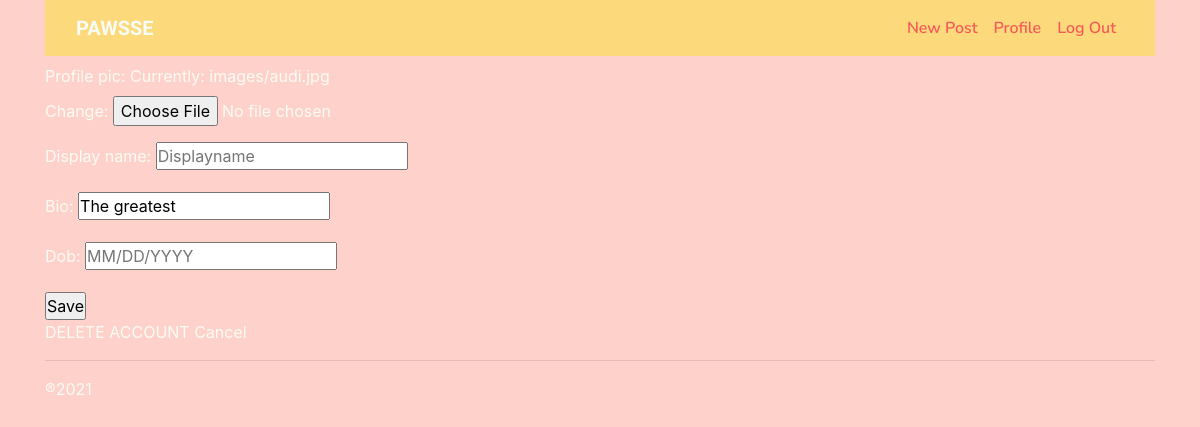
Before: /eddit-profile/1/ (signed in) with the older database file.
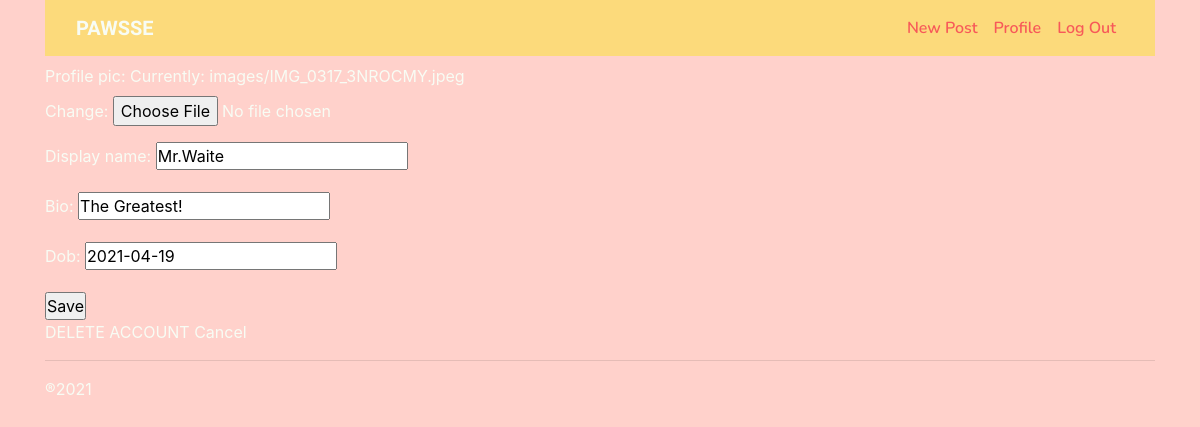
After: the same page with the newer database file.
### instaUser_app/models.py (models this page shows, shortened)
class Profile(AbstractUser):
    display_name = models.CharField(max_length=75, null=True, blank=True)
    profile_pic = models.ImageField(
        upload_to='images/',
        default="images/pawsse_heart.png",
        blank=True,
        null=True,
    )  # A
    dob = models.DateField(null=True, blank=True)
    phone = PhoneField(blank=True, help_text='Contact phone number')
    bio = models.CharField(max_length=300)
    following = models.ManyToManyField("self", symmetrical=False, blank=True)

### instaUser_app/views.py (the view, shortened to what this page needs)
# urls.py: path('eddit-profile/<int:profile_id>/', views.EdditProfile_view, name='EdditProfile'),  # DSW
@login_required
def EdditProfile_view(request, profile_id):
    context = {}
    edit = Profile.objects.get(id=profile_id)
    form = ProfileEdditForm(initial={
        'profile_pic': edit.profile_pic,
        'bio': edit.bio,
        'display_name': edit.display_name,
        'dob': edit.dob,
        })
    context.update({'form': form})
    return render(request, 'profileform.html', context)

### instaUser_app/forms.py
class ProfileEdditForm(forms.Form):
    profile_pic = forms.ImageField()
    display_name = forms.CharField(
        max_length=75,
        widget=forms.TextInput(attrs={'placeholder': 'Displayname'}))
    bio = forms.CharField(
        max_length=40,
        widget=forms.TextInput(attrs={'placeholder': 'Bio'}))
    dob = forms.DateField(
        widget=forms.TextInput(attrs={'placeholder': 'MM/DD/YYYY'}))

### templates/profileform.html (shortened to what this page needs)
{% extends "base.html" %}
{% block content %}
<form action='' method="post" enctype="multipart/form-data">
    {{ form.as_p }}
    <input type="submit" value='Save'/>
</form>
<a href="/delete-user/{{request.user.id}}/">DELETE ACCOUNT</a>
<a href="/profile/{{request.user.id}}/">Cancel</p>
{% endblock content %}

### templates/base.html (shortened to what this page needs)
{% load static %}
<!doctype html>
<html lang="en">
  <head>
    <link rel="stylesheet" href="https://stackpath.bootstrapcdn.com/bootstrap/4.3.1/css/bootstrap.min.css">
    <link rel="stylesheet" type="text/css" href="{% static 'css/style.css' %}">
  </head>
  <body>
    <div class="container">
        <link rel="stylesheet" href="https://stackpath.bootstrapcdn.com/bootstrap/4.3.1/css/bootstrap.min.css">
        <link rel="stylesheet" type="text/css" href="{% static 'css/style.css' %}">
        {% if request.user.is_authenticated %}
          {% include "navbar.html" %}
        {% endif %}
        {% block content %}
        {% endblock %}
        <hr>
        <footer>®2021</footer>
    </div>
  </body>
</html>

### templates/navbar.html
  <nav class="navbar navbar-expand-lg" style="background-color: #FCDA7B">
    <div class="container-fluid">
      <a class="navbar-brand" href="/" style=" color: #F8FCF4">PAWSSE</a>
      <ul class="navbar-nav">
        <li class="nav-item">
          <a class="nav-link" href="/post" style=" color: #F75959">New Post</a>
        </li>
        <li class="nav-item">
          <a class="nav-link" href="/profile/{{request.user.id}}" style=" color: #F75959">Profile</a>
        </li>
        <li class="nav-item float-right">
          <a class="nav-link" href="/logout" style=" color: #F75959">Log Out</a>
        </li>
      </ul>
    </div>
  </nav>

### static/css/style.css (style rules this page uses)
* { margin: 0; padding: 0; }
body { background-color: #ff806f5b; color: #F8FCF4; }
.navbar-brand { font-family: 'Lilita One', cursive; font-weight: 800; }
.nav-item { font-family:'Nunito', sans-serif; font-weight: 600; }
a:link { color: #F8FCF4; text-decoration: none; }
label { color: #F8FCF4; }

Changed rows visible on the page:
changed Profile: display_name (not shown) → "Mr.Waite"; bio "The greatest" → "The Greatest!"; dob (not shown) → "2021-04-19"
Other visible differences:
text no longer shown: "Profile pic: Currently: images/audi.jpg Change: Display name: Bio: Dob:"
text now shown: "Profile pic: Currently: images/IMG_0317_3NROCMY.jpeg Change: Display name: Bio: Dob:"
